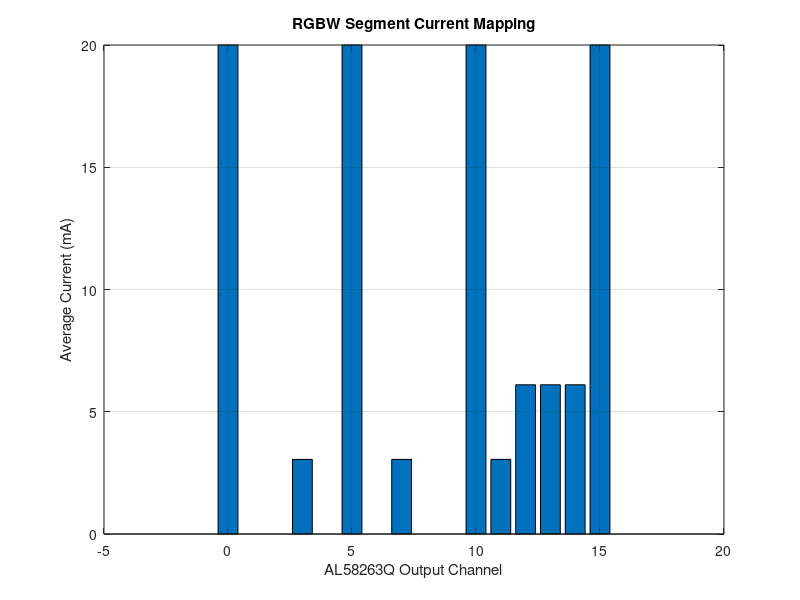

Source code (MATLAB):
clc;
clear;
close all;

% -----------------------------------------
% STEP 3: RGBW segment mapping
% -----------------------------------------

Imax = 20e-3;
MAX_16BIT = 65535;

% Four RGBW segments
% Columns: R, G, B, W
rgbw = [
    65535  0      0      10000   % Segment 1: Red
    0      65535  0      10000   % Segment 2: Green
    0      0      65535  10000   % Segment 3: Blue
    20000  20000  20000  65535   % Segment 4: White
];

% Convert 4x4 matrix into 16 AL58263Q channel values
brightness = reshape(rgbw.', 16, 1);

average_current = Imax * brightness / MAX_16BIT;

disp('AL58263Q Channel Mapping');
disp('OUT0=Seg1_R, OUT1=Seg1_G, OUT2=Seg1_B, OUT3=Seg1_W, etc.');

for ch = 1:16
    fprintf('OUT%-2d brightness = %-6d, avg current = %.3f mA\n', ...
        ch-1, brightness(ch), average_current(ch)*1000);
end

figure;
bar(0:15, average_current * 1000);
grid on;
xlabel('AL58263Q Output Channel');
ylabel('Average Current (mA)');
title('RGBW Segment Current Mapping');
